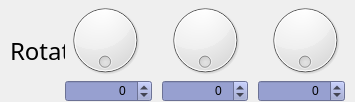
        <widget class="QWidget" name="rotateWidget" native="true">
         <property name="minimumSize">
          <size>
           <width>0</width>
           <height>0</height>
          </size>
         </property>
         <layout class="QHBoxLayout" name="horizontalLayout_5" stretch="1,6">
          <property name="spacing">
           <number>0</number>
          </property>
          <property name="leftMargin">
           <number>10</number>
          </property>
          <property name="topMargin">
           <number>0</number>
          </property>
          <property name="rightMargin">
           <number>10</number>
          </property>
          <property name="bottomMargin">
           <number>0</number>
          </property>
          <item>
           <widget class="QLabel" name="labelRotate">
            <property name="minimumSize">
             <size>
              <width>55</width>
              <height>55</height>
             </size>
            </property>
            <property name="maximumSize">
             <size>
              <width>55</width>
              <height>55</height>
             </size>
            </property>
            <property name="font">
             <font>
              <family>Optima</family>
              <pointsize>18</pointsize>
             </font>
            </property>
            <property name="text">
             <string>Rotate</string>
            </property>
            <property name="margin">
             <number>0</number>
            </property>
           </widget>
          </item>
          <item>
           <layout class="QVBoxLayout" name="verticalLayoutRotate1">
            <property name="spacing">
             <number>0</number>
            </property>
            <property name="bottomMargin">
             <number>0</number>
            </property>
            <item>
             <layout class="QHBoxLayout" name="horizontalLayoutRotate2">
              <property name="spacing">
               <number>20</number>
              </property>
              <property name="topMargin">
               <number>0</number>
              </property>
              <item>
               <widget class="QDial" name="xDial">
                <property name="minimumSize">
                 <size>
                  <width>80</width>
                  <height>80</height>
                 </size>
                </property>
                <property name="maximumSize">
                 <size>
                  <width>80</width>
                  <height>80</height>
                 </size>
                </property>
                <property name="minimum">
                 <number>0</number>
                </property>
                <property name="maximum">
                 <number>359</number>
                </property>
                <property name="pageStep">
                 <number>1</number>
                </property>
                <property name="value">
                 <number>0</number>
                </property>
                <property name="sliderPosition">
                 <number>0</number>
                </property>
                <property name="tracking">
                 <bool>true</bool>
                </property>
                <property name="orientation">
                 <enum>Qt::Horizontal</enum>
                </property>
                <property name="wrapping">
                 <bool>true</bool>
                </property>
                <property name="notchesVisible">
                 <bool>false</bool>
                </property>
               </widget>
              </item>
              <item>
               <widget class="QDial" name="yDial">
                <property name="minimumSize">
                 <size>
                  <width>80</width>
                  <height>80</height>
                 </size>
                </property>
                <property name="maximumSize">
                 <size>
                  <width>80</width>
                  <height>80</height>
                 </size>
                </property>
                <property name="minimum">
                 <number>0</number>
                </property>
                <property name="maximum">
                 <number>359</number>
                </property>
                <property name="pageStep">
                 <number>1</number>
                </property>
                <property name="value">
                 <number>0</number>
                </property>
                <property name="invertedAppearance">
                 <bool>false</bool>
                </property>
                <property name="wrapping">
                 <bool>true</bool>
                </property>
               </widget>
              </item>
              <item>
               <widget class="QDial" name="zDial">
                <property name="minimumSize">
                 <size>
                  <width>80</width>
                  <height>80</height>
                 </size>
                </property>
                <property name="maximumSize">
                 <size>
                  <width>80</width>
                  <height>80</height>
                 </size>
                </property>
                <property name="minimum">
                 <number>0</number>
                </property>
                <property name="maximum">
                 <number>359</number>
                </property>
                <property name="pageStep">
                 <number>1</number>
                </property>
                <property name="value">
                 <number>0</number>
                </property>
                <property name="sliderPosition">
                 <number>0</number>
                </property>
                <property name="orientation">
                 <enum>Qt::Horizontal</enum>
                </property>
                <property name="invertedAppearance">
                 <bool>false</bool>
                </property>
                <property name="invertedControls">
                 <bool>false</bool>
                </property>
                <property name="wrapping">
                 <bool>true</bool>
                </property>
               </widget>
              </item>
             </layout>
            </item>
            <item>
             <layout class="QHBoxLayout" name="horizontalLayoutRotate1">
              <property name="spacing">
               <number>10</number>
              </property>
              <property name="topMargin">
               <number>0</number>
              </property>
              <item>
               <widget class="QSpinBox" name="xRSpinBox">
                <property name="styleSheet">
                 <string notr="true">QSpinBox {
    padding-right: 5px;
    background-color: rgb(151, 160, 208);
}</string>
                </property>
                <property name="wrapping">
                 <bool>true</bool>
                </property>
                <property name="alignment">
                 <set>Qt::AlignRight|Qt::AlignTrailing|Qt::AlignVCenter</set>
                </property>
                <property name="maximum">
                 <number>359</number>
                </property>
               </widget>
              </item>
              <item>
               <widget class="QSpinBox" name="yRSpinBox">
                <property name="styleSheet">
                 <string notr="true">QSpinBox {
    padding-right: 5px;
    background-color: rgb(151, 160, 208);
}</string>
                </property>
                <property name="wrapping">
                 <bool>true</bool>
                </property>
                <property name="alignment">
                 <set>Qt::AlignRight|Qt::AlignTrailing|Qt::AlignVCenter</set>
                </property>
                <property name="maximum">
                 <number>359</number>
                </property>
               </widget>
              </item>
              <item>
               <widget class="QSpinBox" name="zRSpinBox">
                <property name="styleSheet">
                 <string notr="true">QSpinBox {
    padding-right: 5px;
    background-color: rgb(151, 160, 208);
}</string>
                </property>
                <property name="wrapping">
                 <bool>true</bool>
                </property>
                <property name="alignment">
                 <set>Qt::AlignRight|Qt::AlignTrailing|Qt::AlignVCenter</set>
                </property>
                <property name="maximum">
                 <number>359</number>
                </property>
               </widget>
              </item>
             </layout>
            </item>
           </layout>
          </item>
         </layout>
        </widget>
